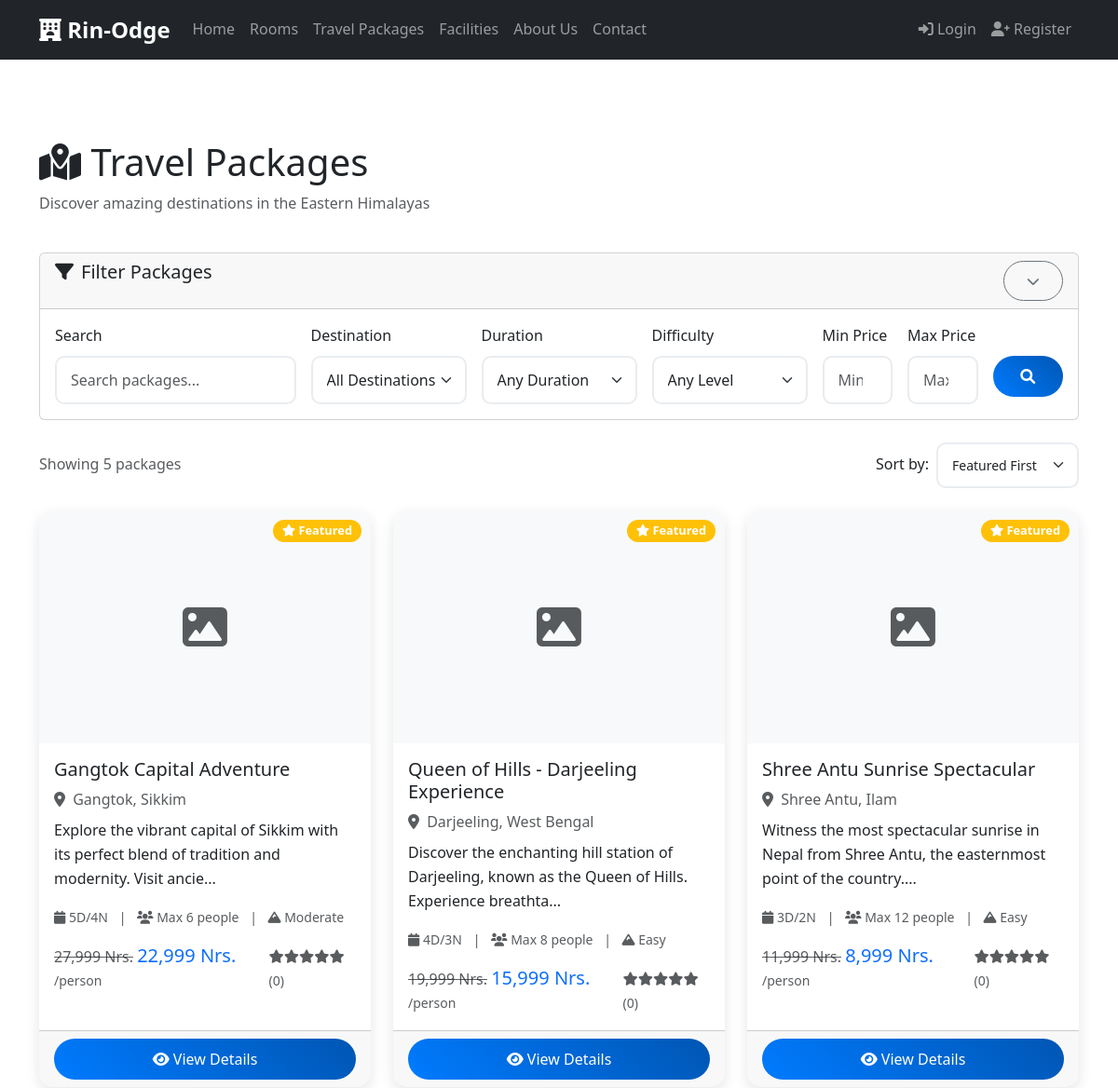
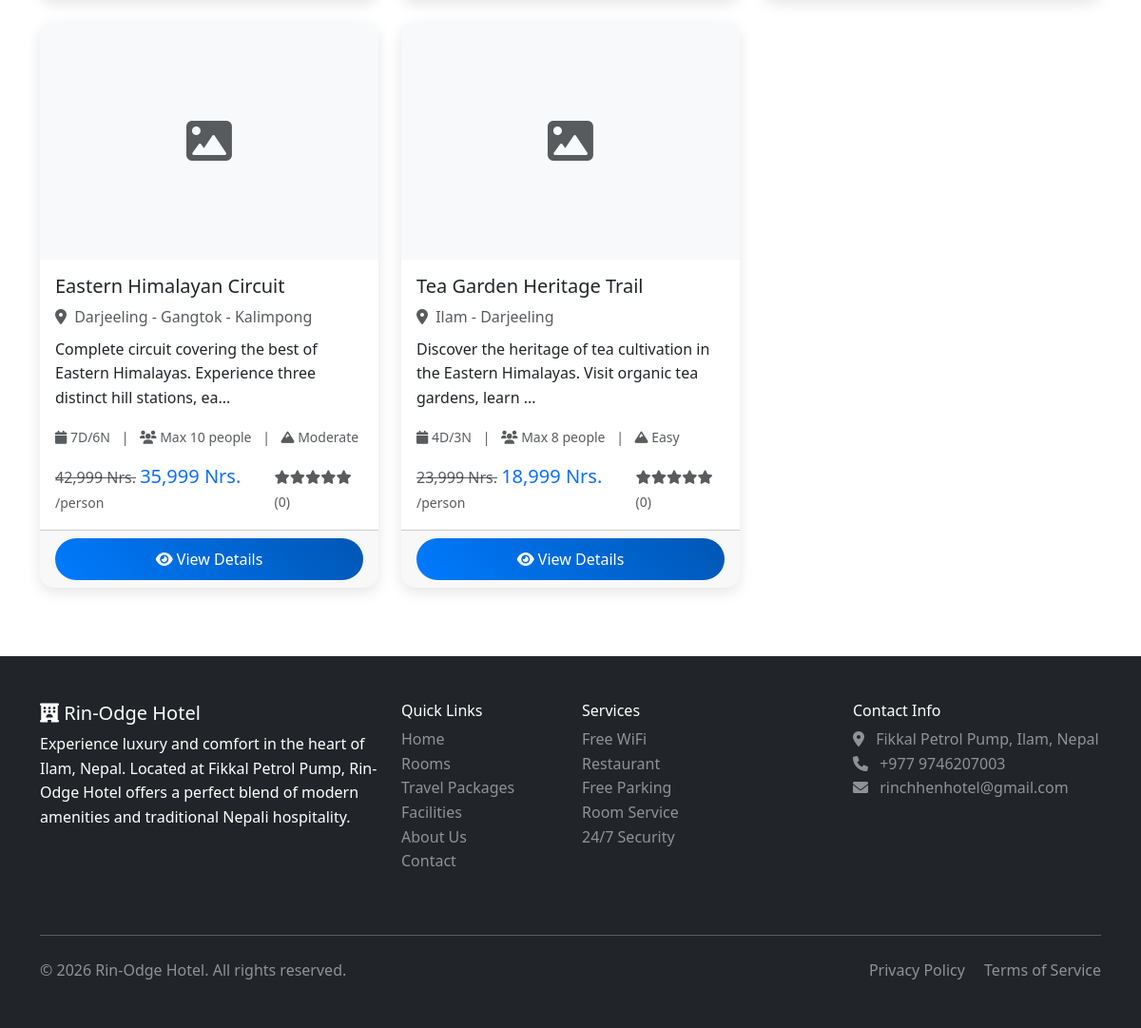
The page /packages.php on the database its author committed (2 pictures, top to bottom).
### tables this page shows
CREATE TABLE travel_packages (
    id INT PRIMARY KEY AUTO_INCREMENT,
    name VARCHAR(200) NOT NULL,
    destination VARCHAR(100) NOT NULL,
    description TEXT NOT NULL,
    duration_days INT NOT NULL DEFAULT 1,
    duration_nights INT NOT NULL DEFAULT 0,
    price DECIMAL(10,2) NOT NULL,
    original_price DECIMAL(10,2) DEFAULT NULL,
    max_people INT NOT NULL DEFAULT 10,
    image VARCHAR(500) DEFAULT NULL,
    gallery TEXT,  
    inclusions TEXT,  
    exclusions TEXT,  
    itinerary TEXT,  
    highlights TEXT,  
    status ENUM('active', 'inactive') DEFAULT 'active',
    featured BOOLEAN DEFAULT FALSE,
    difficulty_level ENUM('easy', 'moderate', 'challenging') DEFAULT 'easy',
    best_season VARCHAR(100) DEFAULT NULL,
    created_at TIMESTAMP DEFAULT CURRENT_TIMESTAMP,
    updated_at TIMESTAMP DEFAULT CURRENT_TIMESTAMP ON UPDATE CURRENT_TIMESTAMP
);

### packages.php (the view, shortened to what this page needs)
<?php
require_once 'config/database.php';
require_once 'includes/functions.php';
$price_min = $_GET['price_min'] ?? '';
$price_max = $_GET['price_max'] ?? '';
$sort_by = $_GET['sort_by'] ?? 'featured';
$search = $_GET['search'] ?? '';
$where_conditions = ["p.status = 'active'"];
$params = [];
$where_clause = implode(" AND ", $where_conditions);
$order_clause = "ORDER BY ";
switch ($sort_by) {
    default:
        $order_clause .= "p.featured DESC, p.name ASC";
}
$stmt = $conn->prepare("
    SELECT p.*,
           COALESCE(AVG(pr.rating), 0) as rating,
           COUNT(pr.id) as review_count
    FROM travel_packages p
    LEFT JOIN package_reviews pr ON p.id = pr.package_id
    WHERE $where_clause
    GROUP BY p.id
    $order_clause
");
$stmt->execute($params);
$packages = $stmt->fetchAll();
$price_range_stmt = $conn->query("SELECT MIN(price) as min_price, MAX(price) as max_price FROM travel_packages WHERE status = 'active'");
$price_range = $price_range_stmt->fetch();
?>
<!DOCTYPE html>
<html lang="en">
<head>
    <link href="https://cdn.jsdelivr.net/npm/bootstrap@5.3.0/dist/css/bootstrap.min.css" rel="stylesheet">
    <link href="https://cdnjs.cloudflare.com/ajax/libs/font-awesome/6.0.0/css/all.min.css" rel="stylesheet">
    <link href="assets/css/style.css" rel="stylesheet">
</head>
<body>
    <?php include 'includes/header.php'; ?>
    <div class="container py-5">
        <div class="row">
            <div class="col-12 mb-4">
                <h1><i class="fas fa-map-marked-alt"></i> Travel Packages</h1>
                <p class="text-muted">Discover amazing destinations in the Eastern Himalayas</p>
            </div>
        </div>
        <div class="card mb-4">
            <div class="card-header">
                <h5 class="mb-0">
                    <i class="fas fa-filter me-2"></i>Filter Packages
                    <button class="btn btn-sm btn-outline-secondary float-end" type="button" data-bs-toggle="collapse" data-bs-target="#filterCollapse">
                        <i class="fas fa-chevron-down"></i>
                    </button>
                </h5>
            </div>
            <div class="collapse show" id="filterCollapse">
                <div class="card-body">
                    <form method="GET" class="row g-3">
                        <div class="col-md-3">
                            <label class="form-label">Search</label>
                            <input type="text" class="form-control" name="search"
                                   value="<?php echo htmlspecialchars($search); ?>"
                                   placeholder="Search packages...">
                        </div>
                        <div class="col-md-2">
                            <label class="form-label">Destination</label>
                            <select class="form-select" name="destination">
                                <option value="">All Destinations</option>
                            </select>
                        </div>
                        <div class="col-md-2">
                            <label class="form-label">Duration</label>
                            <select class="form-select" name="duration">
                                <option value="">Any Duration</option>
                            </select>
                        </div>
                        <div class="col-md-2">
                            <label class="form-label">Difficulty</label>
                            <select class="form-select" name="difficulty">
                                <option value="">Any Level</option>
                            </select>
                        </div>
                        <div class="col-md-1">
                            <label class="form-label">Min Price</label>
                            <input type="number" class="form-control" name="price_min"
                                   value="<?php echo htmlspecialchars($price_min); ?>"
                                   min="<?php echo $price_range['min_price']; ?>"
                                   placeholder="Min">
                        </div>
                        <div class="col-md-1">
                            <label class="form-label">Max Price</label>
                            <input type="number" class="form-control" name="price_max"
                                   value="<?php echo htmlspecialchars($price_max); ?>"
                                   max="<?php echo $price_range['max_price']; ?>"
                                   placeholder="Max">
                        </div>
                        <div class="col-md-1">
                            <label class="form-label">&nbsp;</label>
                            <button type="submit" class="btn btn-primary w-100">
                                <i class="fas fa-search"></i>
                            </button>
                        </div>
                    </form>
                </div>
            </div>
        </div>
        <div class="d-flex justify-content-between align-items-center mb-4">
            <div>
                <span class="text-muted">
                    Showing <?php echo count($packages); ?> package<?php echo count($packages) !== 1 ? 's' : ''; ?>
                </span>
            </div>
            <div class="d-flex align-items-center">
                <label class="form-label me-2 mb-0">Sort by:</label>
                <form method="GET" class="d-inline">
                    <select class="form-select form-select-sm" name="sort_by" onchange="this.form.submit()" style="width: auto;">
                        <option value="featured" <?php echo $sort_by === 'featured' ? 'selected' : ''; ?>>Featured First</option>
                    </select>
                </form>
            </div>
        </div>
        <div class="row">
            <?php foreach ($packages as $package): ?>
            <div class="col-lg-4 col-md-6 mb-4">
                <div class="card room-card h-100">
                    <?php if ($package['featured']): ?>
                        <div class="badge bg-warning position-absolute" style="top: 10px; right: 10px; z-index: 1;">
                            <i class="fas fa-star"></i> Featured
                        </div>
                    <?php endif; ?>
                    <?php if (!empty($package['image']) && file_exists($package['image'])): ?>
                        <img src="<?php echo htmlspecialchars($package['image']); ?>"
                             class="card-img-top" alt="<?php echo htmlspecialchars($package['name']); ?>"
                             style="height: 250px; object-fit: cover;">
                    <?php else: ?>
                        <div class="card-img-top d-flex align-items-center justify-content-center bg-light"
                             style="height: 250px;">
                            <i class="fas fa-image fa-3x text-muted"></i>
                        </div>
                    <?php endif; ?>
                    <div class="card-body">
                        <h5 class="card-title"><?php echo htmlspecialchars($package['name']); ?></h5>
                        <p class="text-muted mb-2">
                            <i class="fas fa-map-marker-alt me-1"></i>
                            <?php echo htmlspecialchars($package['destination']); ?>
                        </p>
                        <p class="card-text"><?php echo htmlspecialchars(substr($package['description'], 0, 100)) . '...'; ?></p>
                        <div class="package-details mb-3">
                            <small class="text-muted">
                                <i class="fas fa-calendar"></i> <?php echo $package['duration_days']; ?>D/<?php echo $package['duration_nights']; ?>N
                                <span class="mx-2">|</span>
                                <i class="fas fa-users"></i> Max <?php echo $package['max_people']; ?> people
                                <span class="mx-2">|</span>
                                <i class="fas fa-mountain"></i> <?php echo ucfirst($package['difficulty_level']); ?>
                            </small>
                        </div>
                        <div class="d-flex justify-content-between align-items-center">
                            <div>
                                <?php if ($package['original_price']): ?>
                                    <span class="text-muted text-decoration-line-through"><?php echo number_format($package['original_price'], 0); ?> Nrs.</span>
                                <?php endif; ?>
                                <span class="h5 text-primary mb-0"><?php echo number_format($package['price'], 0); ?> Nrs.</span>
                                <small class="text-muted">/person</small>
                            </div>
                            <div class="rating">
                                <?php echo generateStars($package['rating']); ?>
                                <small class="text-muted">(<?php echo $package['review_count']; ?>)</small>
                            </div>
                        </div>
                    </div>
                    <div class="card-footer">
                        <a href="package_details.php?id=<?php echo $package['id']; ?>" class="btn btn-primary w-100">
                            <i class="fas fa-eye"></i> View Details
                        </a>
                    </div>
                </div>
            </div>
            <?php endforeach; ?>
        </div>
    </div>
    <?php include 'includes/footer.php'; ?>
</body>
</html>

### includes/functions.php (shortened to what this page needs)
<?php
function generateStars($rating) {
    $stars = '';
    for ($i = 1; $i <= 5; $i++) {
        $class = $i <= $rating ? 'text-warning' : 'text-muted';
        $stars .= '<i class="fas fa-star ' . $class . '"></i>';
    }
    return $stars;
}

### assets/css/style.css (style rules this page uses)
:root { --primary-color: #007bff; --secondary-color: #6c757d; --success-color: #28a745; --danger-color: #dc3545; --warning-color: #ffc107; --info-color: #17a2b8; --light-color: #f8f9fa; --dark-color: #343a40; }
body { font-family: 'Segoe UI', Tahoma, Geneva, Verdana, sans-serif; line-height: 1.6; }
.room-card { border: none; border-radius: 15px; overflow: hidden; box-shadow: 0 5px 15px rgba(0,0,0,0.1); transition: transform 0.3s ease, box-shadow 0.3s ease; }
.rating i { font-size: 0.9rem; }
.btn { border-radius: 25px; padding: 10px 25px; font-weight: 500; transition: all 0.3s ease; }
.btn-primary { background: linear-gradient(45deg, var(--primary-color), #0056b3); border: none; }
.form-control, .form-select { border-radius: 10px; border: 2px solid #e9ecef; padding: 12px 15px; transition: border-color 0.3s ease; }
.badge { font-size: 0.8rem; padding: 5px 10px; border-radius: 15px; }

### rows shown on the page
travel_packages: featured 1 (drawn), name "Gangtok Capital Adventure", destination "Gangtok, Sikkim", description "Explore the vibrant capital of Sikkim with its perfect blend of tradition and modernity. Visit ancie", duration_days "5", duration_nights "4", max_people "6", difficulty_level "Moderate", original_price "27,999", price "22,999", review_count "0"
travel_packages: featured 1 (drawn), name "Queen of Hills - Darjeeling Experience", destination "Darjeeling, West Bengal", description "Discover the enchanting hill station of Darjeeling, known as the Queen of Hills. Experience breathta", duration_days "4", duration_nights "3", max_people "8", difficulty_level "Easy", original_price "19,999", price "15,999", review_count "0"
travel_packages: featured 1 (drawn), name "Shree Antu Sunrise Spectacular", destination "Shree Antu, Ilam", description "Witness the most spectacular sunrise in Nepal from Shree Antu, the easternmost point of the country.", duration_days "3", duration_nights "2", max_people "12", difficulty_level "Easy", original_price "11,999", price "8,999", review_count "0"
travel_packages: name "Eastern Himalayan Circuit", destination "Darjeeling - Gangtok - Kalimpong", description "Complete circuit covering the best of Eastern Himalayas. Experience three distinct hill stations, ea", duration_days "7", duration_nights "6", max_people "10", difficulty_level "Moderate", original_price "42,999", price "35,999", review_count "0"
travel_packages: name "Tea Garden Heritage Trail", destination "Ilam - Darjeeling", description "Discover the heritage of tea cultivation in the Eastern Himalayas. Visit organic tea gardens, learn", duration_days "4", duration_nights "3", max_people "8", difficulty_level "Easy", original_price "23,999", price "18,999", review_count "0"

### other values the page prints
count($packages) "5"
$footer_settings['site_name'] "Rin-Odge Hotel"
$footer_settings['hotel_description'] "Experience luxury and comfort in the heart of Ilam, Nepal. Located at Fikkal Petrol Pump, Rin-Odge Hotel offers a perfect blend of modern amenities and traditional Nepali hospitality."
$facility "Free WiFi"
$facility "Restaurant"
$facility "Free Parking"
$facility "Room Service"
$facility "24/7 Security"
$footer_settings['address'] "Fikkal Petrol Pump, Ilam, Nepal"
$footer_settings['contact_phone'] "+977 9746207003"
$footer_settings['contact_email'] "rinchhenhotel@gmail.com"
